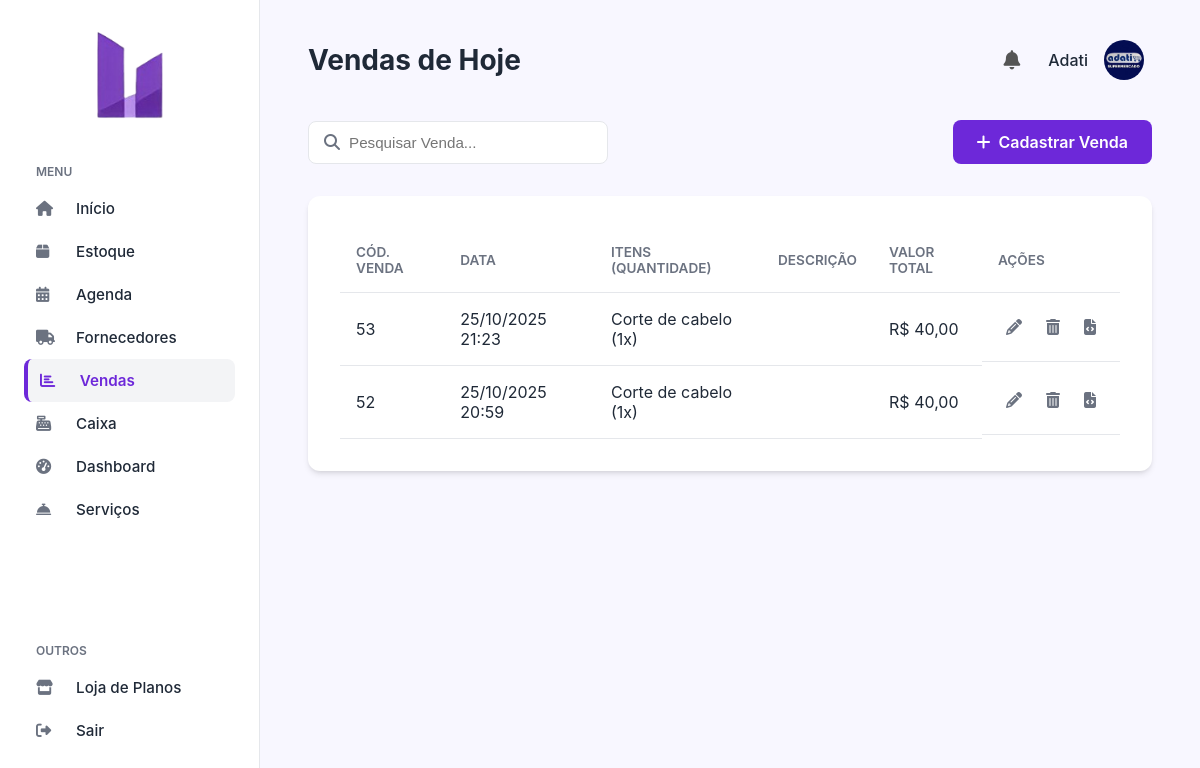
The page /vendas.php?filtro=hoje (signed in) on the database its author committed.
### tables this page shows
CREATE TABLE `vendas` (
  `id` int(11) NOT NULL,
  `usuario_id` int(11) NOT NULL,
  `valor_total` decimal(10,2) NOT NULL,
  `descricao` text DEFAULT NULL,
  `data_venda` timestamp NOT NULL DEFAULT current_timestamp(),
  `status` varchar(50) NOT NULL DEFAULT 'finalizada'
);

### vendas.php (the view, shortened to what this page needs)
<?php
include_once('config.php');
$usuario_id = $_SESSION['id'];
$vendas = [];
$filtro = $_GET['filtro'] ?? '';
$where_clause = "v.usuario_id = ? AND v.status = 'finalizada'";
$params = [$usuario_id];
if ($filtro === 'hoje') {
    $where_clause .= " AND DATE(v.data_venda) = CURDATE()";
}
try {
    $sql = "SELECT v.id, v.data_venda, v.valor_total, v.descricao,
                   GROUP_CONCAT(DISTINCT CONCAT(p.nome, ' (', vi.quantidade, 'x)') SEPARATOR ', ') as produtos,
                   GROUP_CONCAT(DISTINCT CONCAT(s.nome_servico, ' (1x)') SEPARATOR ', ') as servicos
            FROM vendas v
            LEFT JOIN venda_itens vi ON v.id = vi.venda_id
            LEFT JOIN produtos p ON vi.produto_id = p.id
            LEFT JOIN venda_servicos vs ON v.id = vs.venda_id
            LEFT JOIN servicos_prestados s ON vs.servico_id = s.id
            WHERE $where_clause
            GROUP BY v.id
            ORDER BY v.data_venda DESC";
    $stmt = $pdo->prepare($sql);
    $stmt->execute($params);
    $vendas = $stmt->fetchAll(PDO::FETCH_ASSOC);
} catch (PDOException $e) {
    $_SESSION['msg_erro'] = "Erro ao buscar vendas.";
}
?>
<!DOCTYPE html>
<html lang="pt-br">
<head>
    <link rel="stylesheet" href="https://cdnjs.cloudflare.com/ajax/libs/font-awesome/6.4.0/css/all.min.css">
    <link rel="stylesheet" href="css/sistema.css">
    <link rel="stylesheet" href="css/estoque.css">
</head>
<body>
    <?php include 'sidebar.php'; ?>
    <main class="main-content">
        <?php include 'header.php'; ?>
        <div class="actions-container">
            <div class="search-bar"><i class="fas fa-search"></i><input type="text" placeholder="Pesquisar Venda..."></div>
            <a href="venda_formulario.php" class="btn-primary"><i class="fas fa-plus"></i> Cadastrar Venda</a>
        </div>
        <div class="table-container">
            <table>
                <thead>
                    <tr>
                        <th>Cód. Venda</th>
                        <th>Data</th>
                        <th>Itens (Quantidade)</th>
                        <th>Descrição</th>
                        <th>Valor Total</th>
                        <th>Ações</th>
                    </tr>
                </thead>
                <tbody>
                    <?php if (empty($vendas)): ?>
                        <tr>
                            <td colspan="6" class="text-center">Nenhuma venda <?php echo ($filtro === 'hoje' ? 'registrada hoje.' : 'registrada.'); ?></td>
                        </tr>
                    <?php else: ?>
                        <?php foreach ($vendas as $venda): ?>
                            <tr>
                                <td><?= htmlspecialchars($venda['id']) ?></td>
                                <td><?= date('d/m/Y H:i', strtotime($venda['data_venda'])) ?></td>
                                <td><?= htmlspecialchars($venda['itens_descricao']) ?></td>
                                <td><?= htmlspecialchars($venda['descricao'] ?? '') ?></td>
                                <td>R$ <?= number_format((float)$venda['valor_total'], 2, ',', '.') ?></td>
                                <td class="actions">
                                    <a href="venda_formulario.php?id=<?= $venda['id'] ?>" class="btn-action btn-edit"><i class="fas fa-pencil-alt"></i></a>
                                    <a href="excluir_venda.php?id=<?= $venda['id'] ?>" class="btn-action btn-delete"><i class="fas fa-trash-alt"></i></a>
                                    <a href="gerar_xml_nfe.php?id=<?= $venda['id'] ?>" class="btn-action" title="Gerar XML da NF-e" target="_blank">
                                        <i class="fas fa-file-code"></i>
                                    </a>
                                </td>
                            </tr>
                        <?php endforeach; ?>
                    <?php endif; ?>
                </tbody>
            </table>
        </div>
    </main>
</body>
</html>

### css/sistema.css (style rules this page uses)
:root { --primary-bg: #F8F7FF; --sidebar-bg: #FFFFFF; --accent-color: #6D28D9; --accent-color-dark: #4C1D95; --text-color: #1F2937; --text-light: #6B7280; --border-color: #E5E7EB; --card-shadow: 0 4px 6px -1px rgb(0 0 0 / 0.1), 0 2px 4px -2px rgb(0 0 0 / 0.1); }
* { margin: 0; padding: 0; box-sizing: border-box; }
body { font-family: 'Inter', sans-serif; background-color: var(--primary-bg); color: var(--text-color); display: flex; height: 100vh; overflow: hidden; }
.main-content { flex-grow: 1; padding: 2rem 3rem; overflow-y: auto; }

### css/estoque.css (style rules this page uses)
.main-content .actions-container { display: flex; justify-content: space-between; align-items: center; margin-bottom: 2rem; }
.main-content .search-bar { position: relative; width: 300px; }
.main-content .search-bar input { width: 100%; padding: 0.75rem 0.75rem 0.75rem 2.5rem; border: 1px solid var(--border-color); border-radius: 8px; font-size: 0.95rem; }
.main-content .search-bar i { position: absolute; left: 1rem; top: 50%; transform: translateY(-50%); color: var(--text-light); }
.main-content .btn-primary { background-color: var(--accent-color); color: white; padding: 0.75rem 1.5rem; border-radius: 8px; text-decoration: none; font-weight: 600; display: flex; align-items: center; gap: 0.5rem; transition: background-color 0.2s ease; }
.main-content .table-container { background-color: var(--sidebar-bg); border-radius: 12px; padding: 2rem; box-shadow: var(--card-shadow); }
.main-content table { width: 100%; border-collapse: collapse; }
.main-content th, .main-content td { padding: 1rem; text-align: left; border-bottom: 1px solid var(--border-color); }
.main-content th { font-size: 0.85rem; font-weight: 600; text-transform: uppercase; color: var(--text-light); }
.main-content td.actions { display: flex; gap: 0.5rem; }
.main-content .btn-action { color: var(--text-light); padding: 0.5rem; border-radius: 4px; }

### rows shown on the page
vendas: id "53", data_venda "25/10/2025 21:23", itens_descricao "Corte de cabelo (1x)", valor_total "40,00"
vendas: id "52", data_venda "25/10/2025 20:59", itens_descricao "Corte de cabelo (1x)", valor_total "40,00"

### other values the page prints
$titulo_header "Vendas de Hoje"
$nome_exibicao "Adati"
